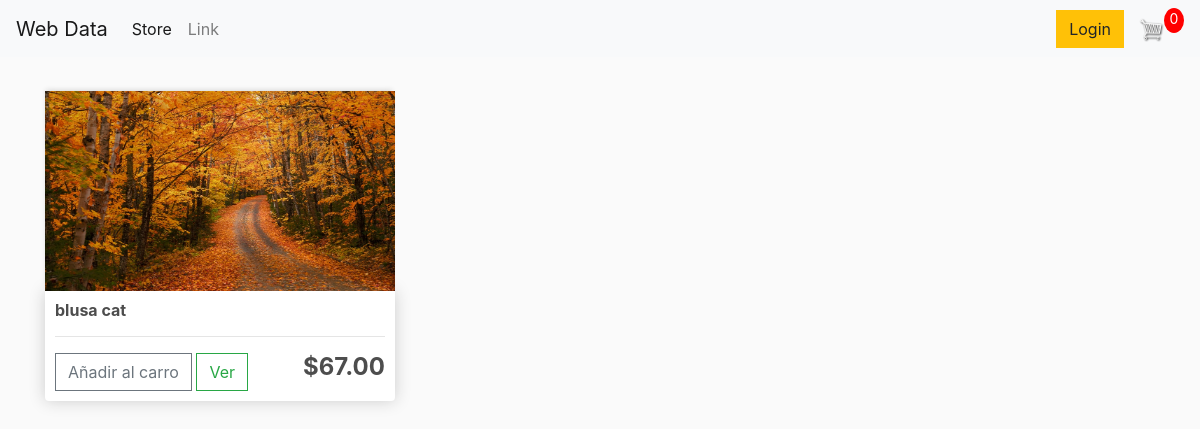
Before: / with the older database file.
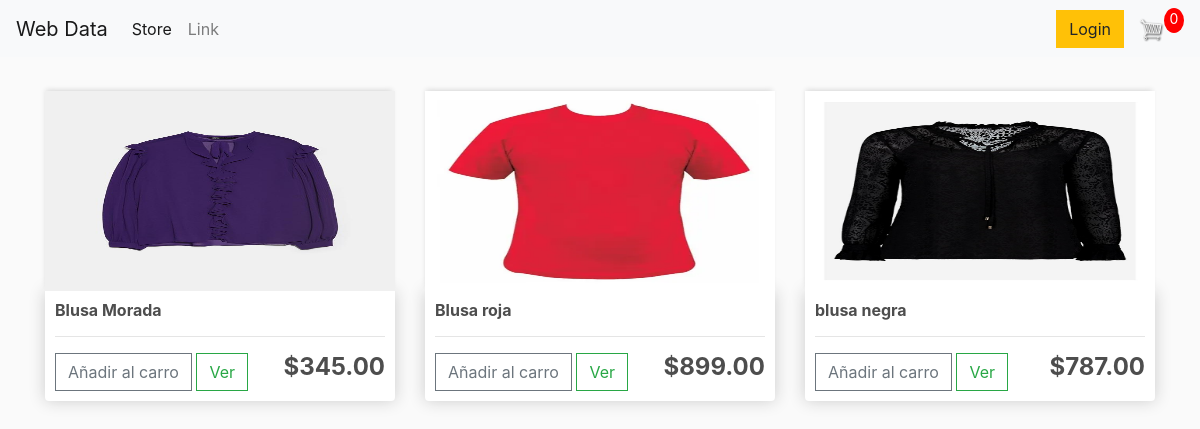
After: the same page with the newer database file.
### store/models.py (models this page shows, shortened)
class Producto(models.Model):
    nombre = models.CharField(max_length=60)
    tags = models.ManyToManyField(ProductoTag,blank=True)
    descripcion = models.TextField(blank=True)
    precio = models.DecimalField('Precio',max_digits=6,decimal_places=2)
    slug = models.SlugField(max_length=48)
    activo = models.BooleanField(default=True)
    en_stock = models.BooleanField(default=True)
    actualizacion = models.DateTimeField(auto_now=True)
    class Meta:
        verbose_name_plural=('Productos')

class ProductoImagen(models.Model):
    producto = models.ForeignKey(
                Producto,
                on_delete= models.CASCADE,
                related_name="imagenes")
    imagen = models.ImageField(upload_to='imagenes-del-producto')
    thumbnail =  models.ImageField(upload_to='producto-thumbnails',null=True,blank=True)
    class Meta:
        verbose_name = ('Imagen de Producto')
        verbose_name_plural=('Imagenes de Productos')

### store/views.py (the view)
# urls.py: path('',views.store,name='store'),
def store(request):
    productos = Producto.objects.all()
    context = {'productos' : productos}
    return render(request,'store/store.html',context)

### store/templates/store/store.html
{% extends 'store/base.html' %}
{% load static %}
{% block content %}
<div class="row">
{% for producto in productos  %}
    <div class="col-lg-4">
      {% if  producto.imagenes.all %}
        {% with producto.imagenes.all|first as obj %}
          <img  class="thumbnail" src="{{ obj.imagen.url }}">
        {% endwith %}
      {% else %}
        <img class="thumbnail" src="{% static 'images/placeholder.png' %}">
     {% endif %}
      <div class="box-element product">
       <h6><strong>{{producto.nombre}}</strong></h6>
       <hr>
       <button  class="btn btn-outline-secondary add-btn">Añadir al carro</button>
       <a class="btn btn-outline-success" href="#">Ver</a>
       <h4 style="display: inline-block; float: right"><strong>${{ producto.precio|floatformat:2}}</strong></h4>
    </div>
    </div>
{% endfor %}
   </div>
</div>
{% endblock %}

### templates/store/base.html (shortened to what this page needs)
{% load static %}
<!DOCTYPE html>
<html lang="es" dir="ltr">
  <head>
    <link rel="stylesheet" href="https://stackpath.bootstrapcdn.com/bootstrap/4.5.0/css/bootstrap.min.css">
    <link rel="stylesheet" href="{% static 'css/main.css'%}">
  </head>
  <body>
    <nav class="navbar navbar-expand-lg navbar-light bg-light">
    <a class="navbar-brand" href="#">Web Data</a>
    <div class="collapse navbar-collapse" id="navbarSupportedContent">
      <ul class="navbar-nav mr-auto">
        <li class="nav-item active">
          <a class="nav-link" href="{% url 'store:store' %}">Store<span class="sr-only">(current)</span></a>
        </li>
        <li class="nav-item">
          <a class="nav-link" href="#">Link</a>
        </li>
      </ul>
      <div class="form-inline my-2 my-lg-0">
       <a href="#"class="btn btn-warning">Login</a>
        <a href="{% url 'store:cart' %}">
          <img  id="cart-icon" src="{% static 'images/cart.png' %}">
        </a>
       <p id="cart-total">0</p>
    </div>
  </nav>
    <div class="container">
      <br>
      {% block content %}
      {% endblock %}
  </body>
</html>

### static/css/main.css (style rules this page uses)
body { background-color: hsl(0, 0%, 98%); }
h1,h2,h3,h4,h5,h6 { color:hsl(0, 0%, 30%); }
.box-element { box-shadow:hsl(0, 0%, 80%) 0 0 16px; background-color: #fff; border-radius: 4px; padding: 10px; }
.thumbnail { width: 100%; height: 200px; -webkit-box-shadow: -1px -3px 5px -2px rgba(214,214,214,1); -moz-box-shadow: -1px -3px 5px -2px rgba(214,214,214,1); box-shadow: -1px -3px 5px -2px rgba(214,214,214,1); }
.product { border-radius: 0 0 4px 4px; }
#cart-icon { width:25px; display: inline-block; margin-left: 15px; }
#cart-total { display: block; text-align: center; color:#fff; background-color: red; width: 20px; height: 25px; border-radius: 50%; font-size: 14px; }
.col-lg-4, .col-lg-6, .col-lg-8, .col-lg-12 { margin-top: 10px; }
.btn { border-radius: 0; }

Changed rows visible on the page:
removed Producto: imagen (picture), nombre "blusa cat", precio "67.00"
added Producto: imagen (picture), nombre "Blusa Morada", precio "345.00"
added Producto: imagen (picture), nombre "Blusa roja", precio "899.00"
added Producto: imagen (picture), nombre "blusa negra", precio "787.00"
